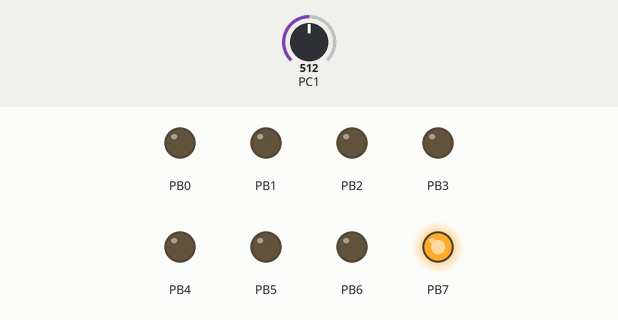
The program below on a simulated ATmega328P, built with avr-gcc and emulated at 8 MHz. On the bench: output pins drawn as LEDs (lit = HIGH). The test bench sets the inputs (shaded band); at power-on: PC1 = 512.

Above: at 1.2 s.
1.3 s: PC1 set to 516
At 2.3 s:
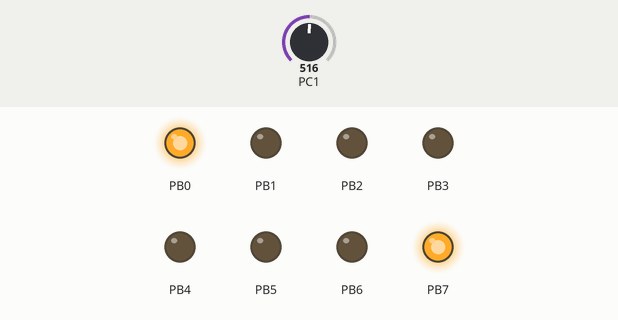
2.8 s: PC1 set to 511
At 3.4 s:
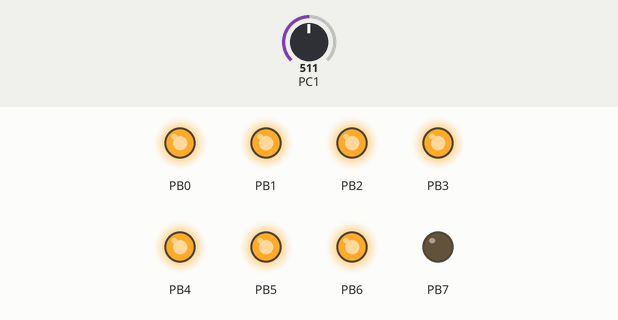
4.3 s: PC1 set to 306
At 5.5 s:
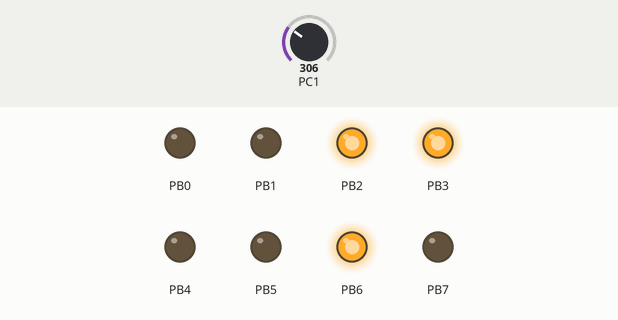
5.8 s: PC1 set to 303
At 6.9 s:
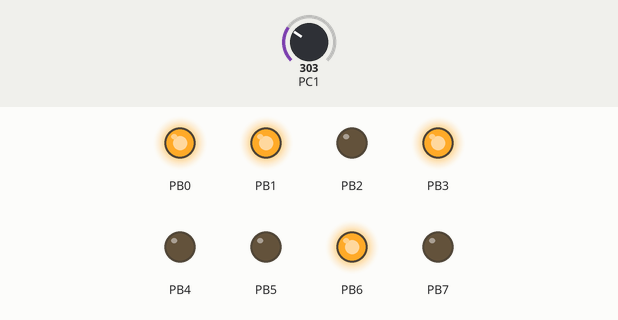
7.3 s: PC1 set to 122
At 8.0 s:
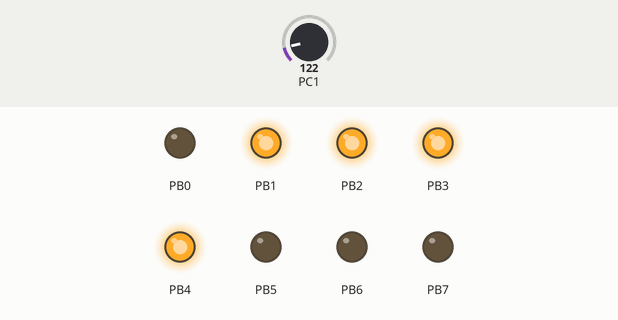
Timing chart, 0 to 9.8 s (numbered marks = the images above; inputs shaded):
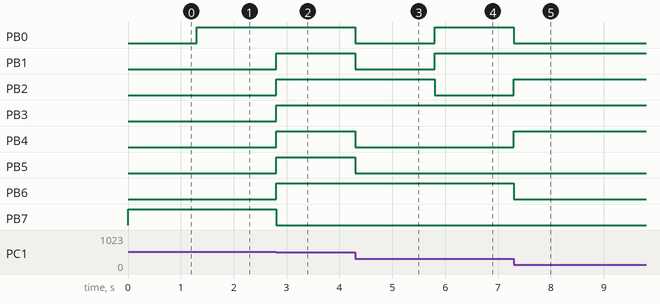

Measured:
- the behaviour switches between 515 and 516 on PC1 (found by bisection; images 0 and 1)
- the behaviour switches between 304 and 303 on PC1 (found by bisection; images 3 and 4)
- after the input at 1.3 s, PB0: LOW → HIGH at once
- after the input at 2.8 s, PB1–6: LOW → HIGH at once; PB7: HIGH → LOW at once
- after the input at 4.3 s, PB0, PB1, PB4, PB5: HIGH → LOW at once
- after the input at 5.8 s, PB0, PB1: LOW → HIGH at once; PB2: HIGH → LOW at once
- after the input at 7.3 s, PB0, PB6: HIGH → LOW at once; PB2, PB4: LOW → HIGH at once

The program:

main.c
```c
#define F_CPU 8000000ul
#include <avr/io.h>
#include <util/delay.h>
#include <avr/interrupt.h>

int main()
{
	cli();
	DDRB=0xFF;

	ADMUX|= 0b01100001;
	ADCSRA|=0b00000110;
	sei();

	while(1)
	{
		//TODO ESTO ES PARA AHORRAR ENERGIA
			ADCSRA|=(1<<ADEN);
			_delay_us(10);
			ADCSRA|=(1<<ADSC);
			while(!(ADCSRA&(1<<ADIF)));// siempre que se lee una bandera de interrupcion
			// esta debemos apagarla automaticamete debido a que esta se apaga cuando entra al ISR
			// pero al no tener esta funcion se queda asi
			ADCSRA&=~(1<<ADIF);// reiniciamos la bandera
			ADCSRA&=~(1<<ADEN);
			PORTB=ADCH;
	}
}
```
